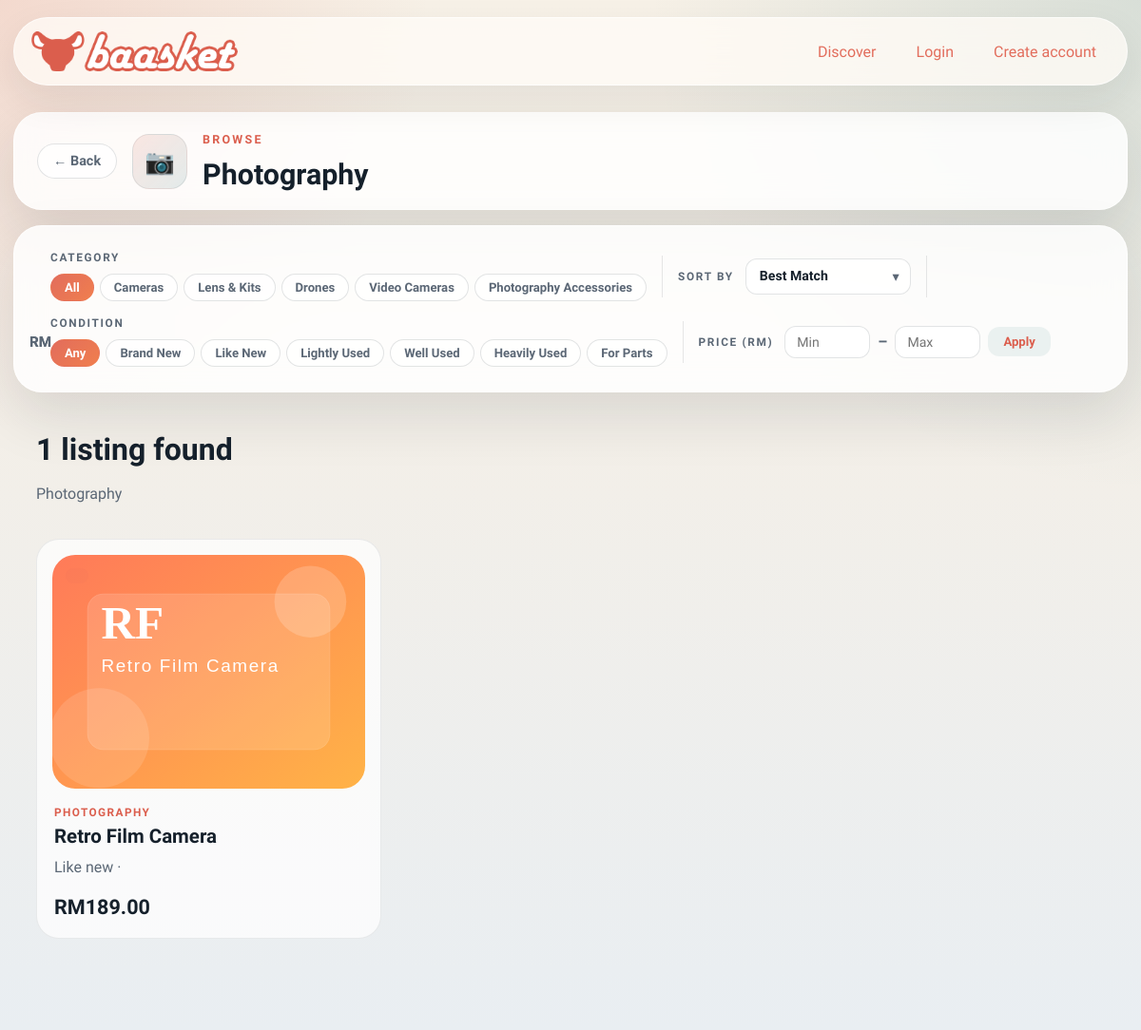
/browse/Photography, run on the app's committed database.
### models.py (models this page shows, shortened)
class ListingModel(db.Model):
    id = db.Column(db.Integer, primary_key=True)                              # ITEMID (internal int; ITEMID UUID stored separately if needed)
    seller_id = db.Column(db.Integer, db.ForeignKey("user.id"), nullable=False, index=True)   # SELLERID → USER
    buyer_id  = db.Column(db.Integer, db.ForeignKey("user.id"), nullable=True,  index=True)   # BUYERID  → USER (null until sold)
    category    = db.Column(db.String(80),  nullable=False, index=True)       # CATEGORYID
    subcategory = db.Column(db.String(120), nullable=False, default="")       # SUBCATEGORYID
    title       = db.Column(db.String(100), nullable=False, index=True)       # TITLE    VARCHAR(100)
    price       = db.Column(db.Float,       nullable=False)                   # PRICE    FLOAT
    condition   = db.Column(db.String(10),  nullable=False)                   # CONDITION VARCHAR(10)
    listed_date = db.Column(db.DateTime,    nullable=False, default=datetime.utcnow, index=True)  # LISTEDDATE
    description = db.Column(db.String(1000), nullable=False)                  # DESCRIPTION VARCHAR(1000)
    likes    = db.Column(db.Integer, nullable=False, default=0)               # LIKES    INTEGER (≥ 0)
    reserved = db.Column(db.Boolean, nullable=False, default=False)           # RESERVED bool
    buyable  = db.Column(db.Boolean, nullable=False, default=True)            # BUYABLE  bool
    image_path     = db.Column(db.String(255), nullable=False, default="")
    seed_image_data = db.Column(db.Text,       nullable=False, default="")
    location       = db.Column(db.String(80),  nullable=False, default="")
    quantity       = db.Column(db.Integer,     nullable=False, default=1)
    sku            = db.Column(db.String(64),  nullable=True,  default="")
    is_active      = db.Column(db.Boolean,     nullable=False, default=True)
    created_at = db.synonym("listed_date")
    offers = db.relationship("Offer", backref="listing", lazy=True, cascade="all, delete-orphan")
    @property
    def image_data(self) -> str:
        if self.image_path:
            return f"/static/{self.image_path}"
        return self.seed_image_data or "/static/assets/logo/baasket_logo.png"

### main.py (the view)
	@app.get("/browse/<path:category>")
	def browse_category(category: str) -> str:
		if category not in VALID_CATEGORIES:
			flash("That category does not exist.", "warning")
			return redirect(url_for("index"))
		subcategories = CATEGORIES_MAP.get(category, [])
		selected_sub       = request.args.get("sub", "").strip()
		sort               = request.args.get("sort", "best_match").strip()
		selected_condition = request.args.get("condition", "").strip()
		price_min_raw      = request.args.get("price_min", "").strip()
		price_max_raw      = request.args.get("price_max", "").strip()
		if selected_sub and selected_sub not in subcategories:
			selected_sub = ""
		if selected_condition and selected_condition not in BROWSE_CONDITIONS:
			selected_condition = ""
		try:
			price_min = Decimal(price_min_raw) if price_min_raw else None
		except Exception:
			price_min = None
		try:
			price_max = Decimal(price_max_raw) if price_max_raw else None
		except Exception:
			price_max = None
		query = Item.query.filter(Item.category == category)
		if selected_sub:
			query = query.filter(Item.subcategory == selected_sub)
		if selected_condition:
			query = query.filter(Item.condition == selected_condition)
		if price_min is not None:
			query = query.filter(Item.price >= float(price_min))
		if price_max is not None:
			query = query.filter(Item.price <= float(price_max))
		if sort == "recent":
			query = query.order_by(Item.created_at.desc())
		elif sort == "price_high":
			query = query.order_by(Item.price.desc())
		elif sort == "price_low":
			query = query.order_by(Item.price.asc())
		else:
			query = query.order_by(Item.created_at.desc())
		listings = query.all()
		category_icon = CATEGORY_ICONS.get(category, "🏷️")
		return render_template(
			"browse.html",
			title=f"{category} | Baasket",
			category=category,
			category_icon=category_icon,
			subcategories=subcategories,
			selected_sub=selected_sub,
			sort=sort,
			conditions=BROWSE_CONDITIONS,
			selected_condition=selected_condition,
			price_min=price_min_raw,
			price_max=price_max_raw,
			listings=listings,
		)

### main.py (called while the page is built)
def _money(value: object) -> str:
	amount = Decimal(str(value))
	return f"RM{amount:,.2f}"

### payment.py (called while the page is built)
    def options(self) -> tuple[dict[str, object], ...]:
        return tuple(
            {
                "code": strategy.code,
                "label": strategy.label,
                "fee_rate": getattr(strategy, "fee_rate", Decimal("0.00")),
            }
            for strategy in self._strategies.values()
        )

### templates/browse.html (shortened to what this page needs)
{% extends "base.html" %}
{% block content %}
<section class="browse-header card-surface reveal" data-reveal>
  <div class="browse-header-inner">
    <div class="browse-title-row">
      <a href="{{ url_for('index') }}" class="back-btn">← Back</a>
      <div class="browse-cat-icon">{{ category_icon }}</div>
      <div>
        <p class="eyebrow">Browse</p>
        <h1>{{ category }}</h1>
      </div>
    </div>
  </div>
</section>
<section class="browse-filter-bar card-surface reveal" data-reveal>
  <form method="get" action="{{ url_for('browse_category', category=category) }}" id="filter-form">
    <div class="filter-group">
      <span class="filter-label">Category</span>
      <div class="chip-scroll">
        <label class="chip-option {% if not selected_sub %}chip-active{% endif %}">
          All
        </label>
        {% for sub in subcategories %}
          <label class="chip-option {% if selected_sub == sub %}chip-active{% endif %}">
            {{ sub }}
          </label>
        {% endfor %}
      </div>
    </div>
    <div class="filter-group filter-group-inline">
      <span class="filter-label">Sort by</span>
      <div class="select-wrap filter-select-wrap">
        <select name="sort" onchange="this.form.submit()">
          <option value="best_match" {% if sort == 'best_match' %}selected{% endif %}>Best Match</option>
        </select>
        <span class="select-arrow">▾</span>
      </div>
    </div>
    <div class="filter-group">
      <span class="filter-label">Condition</span>
      <div class="chip-scroll">
        <label class="chip-option {% if not selected_condition %}chip-active{% endif %}">
          Any
        </label>
        {% set cond_labels = {
            "Brand New":  "Brand New",
            "Like New":   "Like New",
            "Lightly Us": "Lightly Used",
            "Well Used":  "Well Used",
            "Heavily Us": "Heavily Used",
            "For Parts":  "For Parts"
          } %}
        {% for cond in conditions %}
          <label class="chip-option {% if selected_condition == cond %}chip-active{% endif %}">
            {{ cond_labels.get(cond, cond) }}
          </label>
        {% endfor %}
      </div>
    </div>
    <div class="filter-group filter-group-inline">
      <span class="filter-label">Price (RM)</span>
      <div class="price-range-wrap">
        <span class="price-prefix">RM</span>
        <input type="number" name="price_min" min="0" step="1" placeholder="Min"
               value="{{ price_min or '' }}" class="price-range-input">
        <span class="price-sep">–</span>
        <span class="price-prefix">RM</span>
        <input type="number" name="price_max" min="0" step="1" placeholder="Max"
               value="{{ price_max or '' }}" class="price-range-input">
        <button type="submit" class="ghost-button price-apply-btn">Apply</button>
      </div>
    </div>
  </form>
</section>
<section class="section-block">
  <div class="section-heading">
    <div>
      <h2>{{ listings|length }} listing{% if listings|length != 1 %}s{% endif %} found</h2>
      <p>{{ category }}{% if selected_sub %} › {{ selected_sub }}{% endif %}</p>
    </div>
  </div>
  <div class="listing-grid compact-grid">
    {% for listing in listings %}
      <article class="product-card reveal" data-reveal>
        <a href="{{ url_for('listing_detail', listing_id=listing.id) }}" class="product-image-wrap">
          <img src="{{ listing.image_data }}" alt="{{ listing.title }}">
          <span class="badge">{{ listing.badge }}</span>
        </a>
        <div class="product-copy">
          <p class="product-category">{{ listing.subcategory or listing.category }}</p>
          <h3><a href="{{ url_for('listing_detail', listing_id=listing.id) }}">{{ listing.title }}</a></h3>
          <p class="product-meta">{{ listing.condition }} · {{ listing.location }}</p>
          <div class="price-row">
            <strong>{{ listing.price|money }}</strong>
          </div>
        </div>
      </article>
    {% else %}
      <div class="empty-state wide">No listings found for these filters. Try adjusting the options above.</div>
    {% endfor %}
  </div>
</section>
{% endblock %}

### data on the page
ListingModel: category "Photography", title (picture), subcategory+category "PHOTOGRAPHY", title "Retro Film Camera", condition "Like new", price "RM189.00"

### other printed values
{{ category_icon }} "📷"
{{ sub }} "Cameras" "Lens & Kits" "Drones" "Video Cameras" "Photography Accessories"
{{ cond_labels.get(cond, cond) }} "Brand New" "Like New" "Lightly Used" "Well Used" "Heavily Used" "For Parts"
{{ listings|length }} "1"
